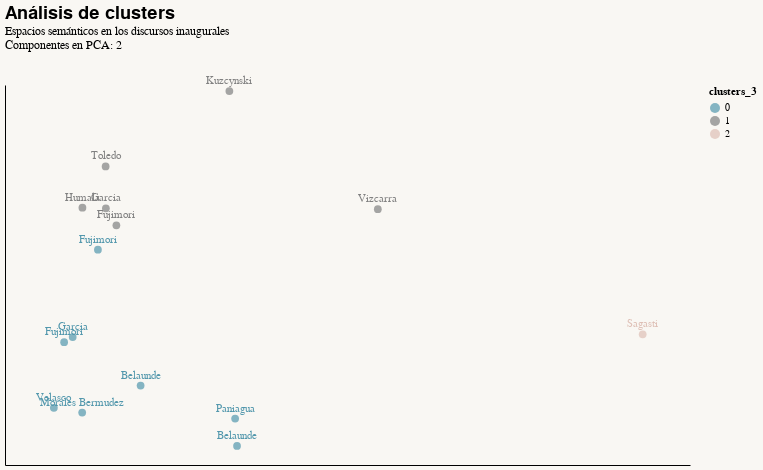

Here is the notebook cell this chart was saved with:
### Code cell
points = alt.Chart(pca_df).mark_circle(
    size=60
    ).encode(
    x = alt.X('pca1:Q', axis=alt.Axis(labels=False), title=None),
    y = alt.Y('pca2:Q', axis=alt.Axis(labels=False), title=None),
    color = 'clusters_3:N'
    ).properties(
    title={
        "text": ["Análisis de clusters"], 
        "subtitle": ["Espacios semánticos en los discursos inaugurales",
                     "Componentes en PCA: 2"],
        "subtitleFont": "Sanchez",
    }
)

text = points.mark_text(
    align = 'center',
    baseline = 'middle',
    dy = -10
    ).encode(
    text = 'president'
    )

(points + text).configure_axis(
    grid = False,
    ticks = False
)

### Figure 1 — Vega-Lite specification as saved in the notebook (floating-point values rounded to 4 significant figures)
{"width": 685, "height": 380, "config": {"title": {"font": "Sanchez", "fontSize": 18, "fontWeight": 600, "fontColor": "#000000", "offset": 24, "anchor": "start"}, "axisX": {"labelFont": "Sanchez", "titleFont": "Sanchez", "domainColor": "#000000", "grid": false, "domain": true}, "axisY": {"labelFont": "Sanchez", "titleFont": "Sanchez", "domainColor": "#000000", "domain": true}, "header": {"labelFont": "Sanchez", "titleFont": "Sanchez"}, "range": {"category": ["#5297AC", "#808080", "#DEBFB5", "#CAB09A", "#BAA6A5", "#A6C6C1", "#55b748", "#5c5859", "#db2b27"], "diverging": ["#cfe8f3", "#a2d4ec", "#73bfe2", "#46abdb", "#1696d2", "#12719e"]}, "view": {"stroke": "transparent"}, "legend": {"labelFont": "Sanchez", "titleFont": "Sanchez", "symbolType": "circle", "padding": 1}, "area": {"fill": "#5297AC"}, "line": {"color": "#5297AC", "stroke": "#5297AC", "strokeWidth": 4}, "trail": {"color": "#ff0800", "stroke": "#ff0800", "strokeWidth": 100, "size": 50}, "path": {"stroke": "#ff0800", "strokeWidth": 0.1}, "point": {"filled": false, "opacity": 1, "size": 100}, "text": {"font": "Sanchez", "color": "#808080", "fontSize": 11, "align": "right", "fontWeight": 400, "size": 11}, "bar": {"binSpacing": 1, "continuousBandSize": 30, "discreteBandSize": 30, "fill": "#5297AC", "stroke": false}, "background": "#F9F7F3", "axis": {"grid": false, "ticks": false}}, "layer": [{"mark": {"type": "circle", "size": 60}, "encoding": {"color": {"type": "nominal", "field": "clusters_3"}, "x": {"type": "quantitative", "axis": {"labels": false}, "field": "pca1", "title": null}, "y": {"type": "quantitative", "axis": {"labels": false}, "field": "pca2", "title": null}}, "title": {"text": ["Análisis de clusters"], "subtitle": ["Espacios semánticos en los discursos inaugurales", "Componentes en PCA: 2"], "subtitleFont": "Sanchez"}}, {"mark": {"type": "text", "align": "center", "baseline": "middle", "dy": -10}, "encoding": {"color": {"type": "nominal", "field": "clusters_3"}, "text": {"type": "nominal", "field": "president"}, "x": {"type": "quantitative", "axis": {"labels": false}, "field": "pca1", "title": null}, "y": {"type": "quantitative", "axis": {"labels": false}, "field": "pca2", "title": null}}, "title": {"text": ["Análisis de clusters"], "subtitle": ["Espacios semánticos en los discursos inaugurales", "Componentes en PCA: 2"], "subtitleFont": "Sanchez"}}], "data": {"name": "data-12f69112eed3ed78638764c7c3c171cd"}, "$schema": "https://vega.github.io/schema/vega-lite/v4.8.1.json", "datasets": {"data-12f69112eed3ed78638764c7c3c171cd": [{"president": "Belaunde", "pca1": 0.1065, "pca2": -0.3548, "clusters_2": 0, "clusters_3": 0, "clusters_4": 2}, {"president": "Velasco", "pca1": -0.2144, "pca2": -0.2645, "clusters_2": 0, "clusters_3": 0, "clusters_4": 0}, {"president": "Morales Bermudez", "pca1": -0.1648, "pca2": -0.2758, "clusters_2": 0, "clusters_3": 0, "clusters_4": 0}, {"president": "Belaunde", "pca1": -0.06242, "pca2": -0.212, "clusters_2": 0, "clusters_3": 0, "clusters_4": 2}, {"president": "Garcia", "pca1": -0.1814, "pca2": -0.09695, "clusters_2": 0, "clusters_3": 0, "clusters_4": 0}, {"president": "Fujimori", "pca1": -0.1964, "pca2": -0.1092, "clusters_2": 0, "clusters_3": 0, "clusters_4": 0}, {"president": "Fujimori", "pca1": -0.1049, "pca2": 0.1677, "clusters_2": 0, "clusters_3": 1, "clusters_4": 1}, {"president": "Fujimori", "pca1": -0.1372, "pca2": 0.1099, "clusters_2": 0, "clusters_3": 0, "clusters_4": 2}, {"president": "Paniagua", "pca1": 0.1032, "pca2": -0.2899, "clusters_2": 0, "clusters_3": 0, "clusters_4": 0}, {"president": "Toledo", "pca1": -0.1237, "pca2": 0.3071, "clusters_2": 0, "clusters_3": 1, "clusters_4": 1}, {"president": "Garcia", "pca1": -0.1233, "pca2": 0.208, "clusters_2": 0, "clusters_3": 1, "clusters_4": 1}, {"president": "Humala", "pca1": -0.1644, "pca2": 0.2094, "clusters_2": 0, "clusters_3": 1, "clusters_4": 1}, {"president": "Kuzcynski", "pca1": 0.09307, "pca2": 0.4856, "clusters_2": 0, "clusters_3": 1, "clusters_4": 1}, {"president": "Vizcarra", "pca1": 0.3531, "pca2": 0.206, "clusters_2": 0, "clusters_3": 1, "clusters_4": 1}, {"president": "Sagasti", "pca1": 0.8171, "pca2": -0.09052, "clusters_2": 1, "clusters_3": 2, "clusters_4": 3}]}}
